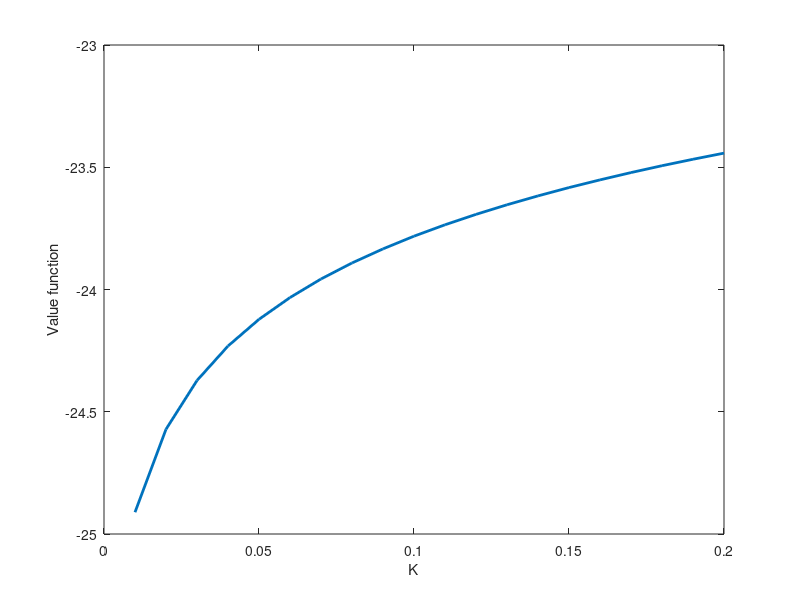
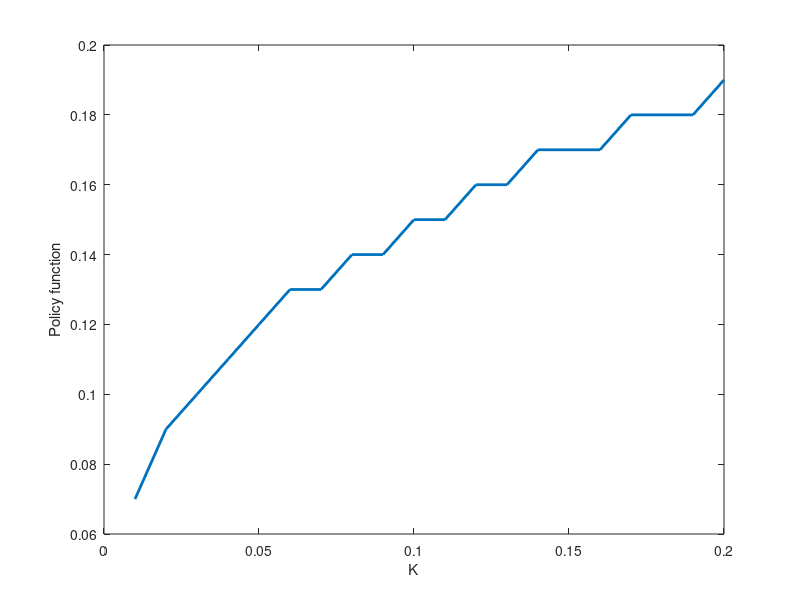
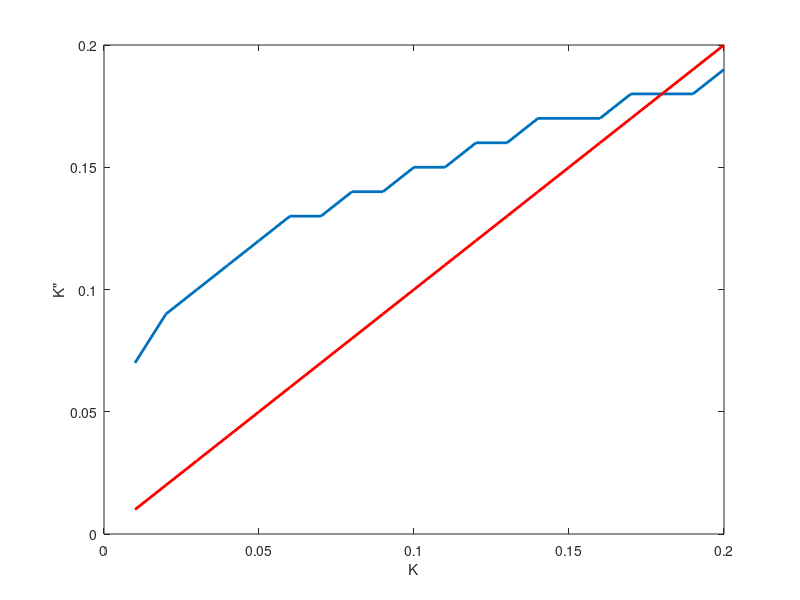

Write MATLAB code to recreate these figures, in order.
% Iteration code_problem 1 (redundant)
% Written by Irina Shchemelinina 

clear all
% Set parameters
beta=0.96;
alpha=1/3;
delta=1;
z=1

% make capital grid
ki=0.01;
ke=0.2;
step=0.01;
K=ki:step:ke;                 %building capital grid 
I=length(K)
%kgrid = linspace(ki,ke,20);   %building capital grid (2) - alternative

% initial guess
fk = z*K.^alpha+(1-delta)*K;    %function f(k) formula
fk=fk'*ones(1,I);             %function f(k) matrix 
v=log(fk);                    %initial guess value function assuming v0(k)=0 
for i=1:I                     %express a period return function as a function of current and future state variables
for j=1:I
C(i,j) = z*K(j).^alpha + (1-delta)*K(j) - K(i);
end
end 
U=log(C);                    %map consumptions into utilities using log function

%Iterations using initial guess for value function
T=100              
for j=1:T
w=U+beta*v;
v1=max(w);
v=v1'*ones(1,I);             %update v
end

%Building outputs
[val,ind]=max(w);            % value function is in val; future capital is in ind
optimalk = K(ind);           % optimal capital chosen by SP - policy function 
optimalc = z*K.^alpha + (1-delta)*K - optimalk;

%Plot value function
figure(1)
plot(K,v1','LineWidth',2)
xlabel('K');
ylabel('Value function');

%Plot policy function
figure(2)
plot(K,optimalk','LineWidth',2)
xlabel('K');
ylabel('Policy function');

%plot steady state convergence
figure(4)
plot(K,optimalk','LineWidth',2)
hold on
plot(K,K','-r','LineWidth',2)
xlabel('K');
ylabel('K"');

